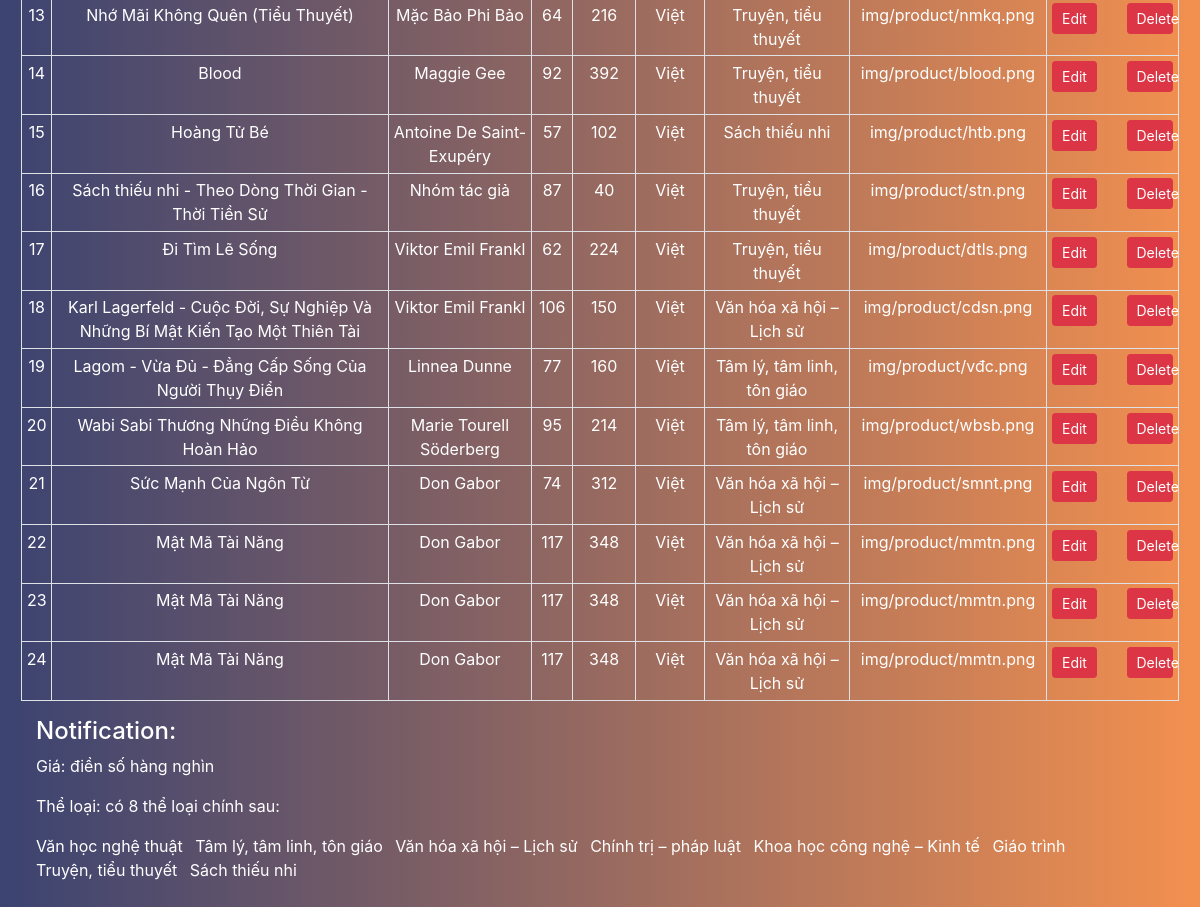
Before: /BTL/people/admin/book/index.php (lower part) with the older database file.
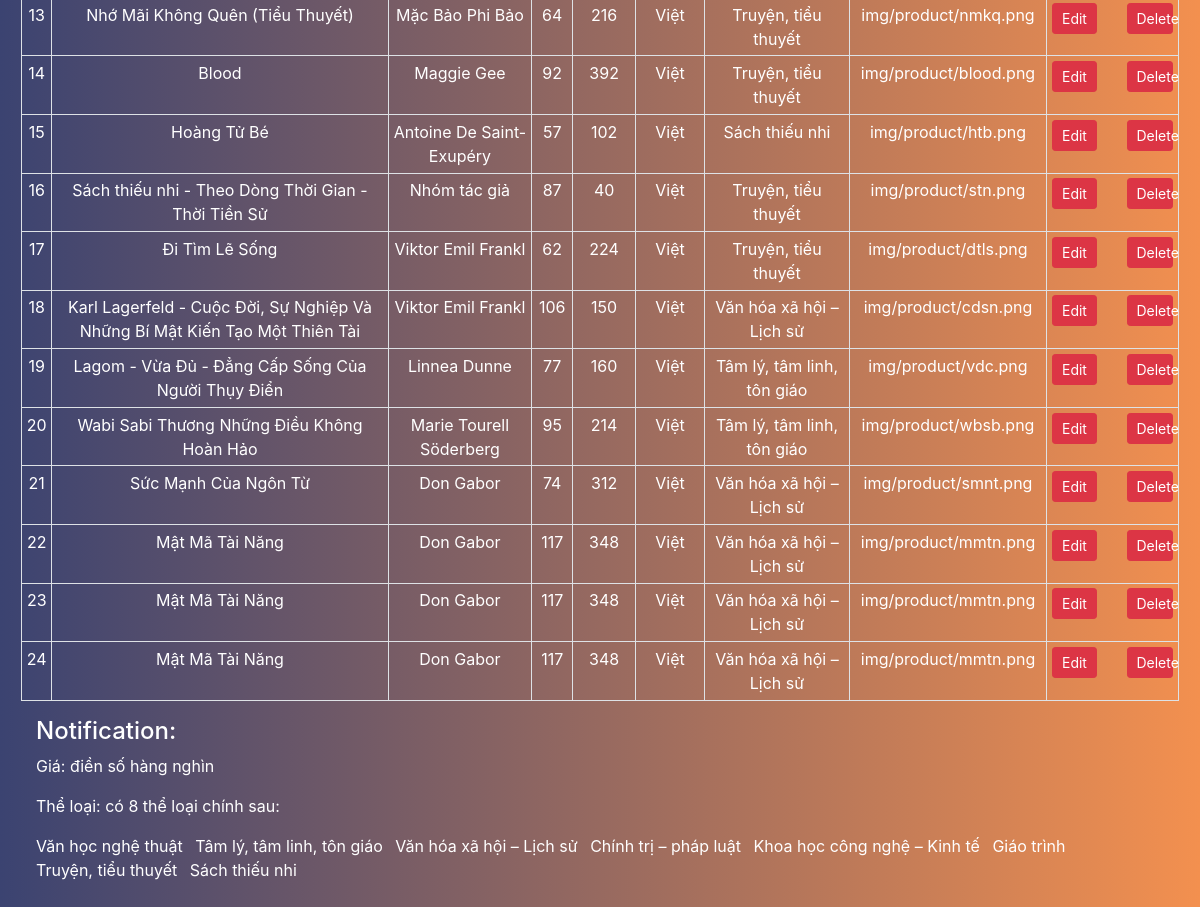
After: the same page with the newer database file.
### tables this page shows
CREATE TABLE `books` (
  `id` int(5) NOT NULL,
  `name` varchar(100) NOT NULL,
  `author` varchar(30) NOT NULL,
  `price` int(10) NOT NULL,
  `page` int(5) NOT NULL,
  `lang` varchar(10) NOT NULL,
  `type` varchar(30) NOT NULL,
  `img` varchar(100) NOT NULL
);

### BTL/people/admin/book/index.php (the view, shortened to what this page needs)
<!DOCTYPE html>
<html lang="en">
<head>
  <link href="https://maxcdn.bootstrapcdn.com/bootstrap/4.1.1/css/bootstrap.min.css" rel="stylesheet" id="bootstrap-css" />
  <link rel="stylesheet" href="../style.css" />
</head>
<body>
  <div class="container-fluid back-ground">
    <div class="row table-responsive-sm">
      <table class="table table-bordered table-sm">
        <tbody>
          <?php
          include $_SERVER['DOCUMENT_ROOT'] . '/BTL/php/conn.php';
          $sql = "SELECT * FROM books ";
          $result = mysqli_query($con, $sql);
          while ($row = mysqli_fetch_assoc($result)) {
            $id = $row['id'];
            $name = $row['name'];
            $author = $row['author'];
            $price = $row['price'];
            $page = $row['page'];
            $lang = $row['lang'];
            $type = $row['type'];
            $img = $row['img'];
          ?>
            <tr>
              <td><?php echo $id ?></td>
              <td><?php echo $name ?></td>
              <td><?php echo $author ?></td>
              <td><?php echo $price ?></td>
              <td><?php echo $page ?></td>
              <td><?php echo $lang ?></td>
              <td><?php echo $type ?></td>
              <td><?php echo $img ?></td>
              <td>
                <div class="row">
                  <div class="col-6">
                    <button type="button" class="btn btn-danger btn-block btn-sm edit" id="<?php echo $id; ?>">Edit</button>
                  </div>
                  <div class="col-6">
                    <button type="button" class="btn btn-danger btn-block btn-sm delete" id="<?php echo $id; ?>">Delete</button>
                  </div>
                  <div class="col-6">
                  </div>
                  <div class="col-6">
                  </div>
                </div>
              </td>
            </tr>
          <?php
          }
          ?>
        </tbody>
      </table>
    </div>
    <div class="">
      <h4 style="color: white;">Notification:</h4>
      <p style="color: white; font: size 20px;">Giá: điền số hàng nghìn</p>
      <p style="color: white; font: size 20px;">Thể loại: có 8 thể loại chính sau:</p>
      <ul style="color: white; font: size 20px;" class="list-inline">
        <li class="list-inline-item">Văn học nghệ thuật</li>
        <li class="list-inline-item">Tâm lý, tâm linh, tôn giáo</li>
        <li class="list-inline-item">Văn hóa xã hội – Lịch sử</li>
        <li class="list-inline-item">Chính trị – pháp luật</li>
        <li class="list-inline-item">Khoa học công nghệ – Kinh tế</li>
        <li class="list-inline-item">Giáo trình</li>
        <li class="list-inline-item">Truyện, tiểu thuyết</li>
        <li class="list-inline-item">Sách thiếu nhi</li>
      </ul>
    </div>
  </div>
</body>
</html>

### BTL/people/admin/style.css (style rules this page uses)
body { background: #f3904f; background: -webkit-linear-gradient( to right, #3b4371, #f3904f ); background: linear-gradient( to right, #3b4371, #f3904f ); }
.back-ground { margin-top: 3%; padding: 3%; }
.table-responsive-sm { text-align: center; }

Changed rows visible on the page:
changed books "Lagom - Vừa Đủ - Đẳng Cấp Sống Của Người Thụy Điển": img "img/product/vđc.png" → "img/product/vdc.png"
